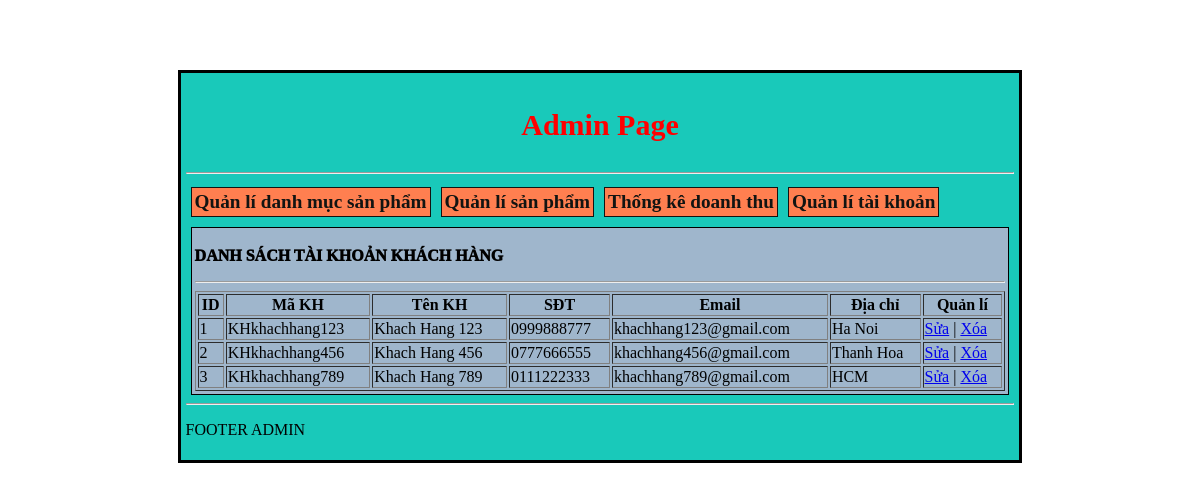
/admincp/index.php?action=qltaikhoan, run on the app's committed database.
### tables this page shows
CREATE TABLE `khach_hang` (
  `MaKH` varchar(255) NOT NULL,
  `TenKH` varchar(255) NOT NULL,
  `SĐT` varchar(10) NOT NULL,
  `Email` varchar(255) NOT NULL,
  `DiaChi` varchar(255) NOT NULL,
  `Username` varchar(255) NOT NULL,
  `Password` varchar(255) NOT NULL
);

### admincp/modules/quanlitaikhoan/lietke.php (the view)
<?php
    $lietke_taikhoan = "SELECT * FROM khach_hang";
    $lietke_result = mysqli_query($mysqli, $lietke_taikhoan);
?>
<div class="themsp">
    <p class="themdanhmuc">DANH SÁCH TÀI KHOẢN KHÁCH HÀNG</p><hr>
    <table border="1px" width="100%">
        <tr>
            <th>ID</th>
            <th>Mã KH</th>
            <th>Tên KH</th>
            <th>SĐT</th>
            <th>Email</th>
            <th>Địa chỉ</th>
            <th>Quản lí</th>
        </tr>
        <?php
            $i = 0;
            while ($row = mysqli_fetch_array($lietke_result)){
                $i++;
        ?>
            <tr>
                <td><?php echo $i; ?></td>
                <td><?php echo $row['MaKH']; ?></td>
                <td><?php echo $row['TenKH']; ?></td>
                <td><?php echo $row['SĐT']; ?></td>
                <td><?php echo $row['Email']; ?></td>
                <td><?php echo $row['DiaChi']; ?></td>
                <td>
                    <a href="index.php?action=suataikhoan&makh=<?php echo $row['MaKH'] ?>">Sửa</a> | <a href="modules/quanlitaikhoan/xuli.php?action=xoataikhoan&makh=<?php echo $row['MaKH'] ?>">Xóa</a>
                </td>
            </tr>
        <?php
            }
        ?>
    </table>
</div>

### admincp/css/style.css (style rules this page uses)
body { background-image: url('../../Frontend/images/dang.jpg'); }
.themsp { border: 1px solid black; margin: 5px; padding: 3px; background-color: rgb(159, 182, 204); }
.themdanhmuc { font-weight: 1000; }

### data on the page
khach_hang: MaKH "KHkhachhang123", TenKH "Khach Hang 123", SĐT "0999888777", Email "khachhang123@gmail.com", DiaChi "Ha Noi"
khach_hang: MaKH "KHkhachhang456", TenKH "Khach Hang 456", SĐT "0777666555", Email "khachhang456@gmail.com", DiaChi "Thanh Hoa"
khach_hang: MaKH "KHkhachhang789", TenKH "Khach Hang 789", SĐT "0111222333", Email "khachhang789@gmail.com", DiaChi "HCM"
